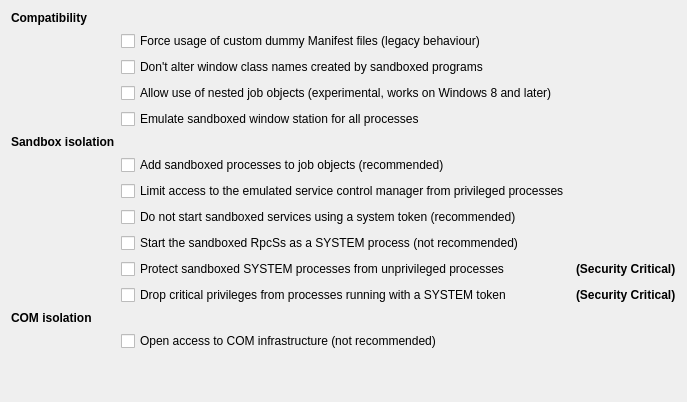
             <widget class="QWidget" name="tabMisc">
              <property name="font">
               <font>
                <weight>50</weight>
                <bold>false</bold>
                <kerning>true</kerning>
               </font>
              </property>
              <attribute name="title">
               <string>Miscellaneous</string>
              </attribute>
              <layout class="QGridLayout" name="gridLayout_26">
               <item row="0" column="1">
                <layout class="QGridLayout" name="gridLayout_2">
                 <item row="3" column="1" colspan="2">
                  <widget class="QCheckBox" name="chkNoWindowRename">
                   <property name="text">
                    <string>Don't alter window class names created by sandboxed programs</string>
                   </property>
                  </widget>
                 </item>
                 <item row="10" column="1">
                  <widget class="QCheckBox" name="chkElevateRpcss">
                   <property name="text">
                    <string>Start the sandboxed RpcSs as a SYSTEM process (not recommended)</string>
                   </property>
                  </widget>
                 </item>
                 <item row="8" column="1">
                  <widget class="QCheckBox" name="chkProtectSCM">
                   <property name="text">
                    <string>Limit access to the emulated service control manager from privileged processes</string>
                   </property>
                  </widget>
                 </item>
                 <item row="9" column="1">
                  <widget class="QCheckBox" name="chkRestrictServices">
                   <property name="text">
                    <string>Do not start sandboxed services using a system token (recommended)</string>
                   </property>
                  </widget>
                 </item>
                 <item row="1" column="0">
                  <widget class="QLabel" name="label_5">
                   <property name="font">
                    <font>
                     <weight>75</weight>
                     <bold>true</bold>
                     <kerning>true</kerning>
                    </font>
                   </property>
                   <property name="text">
                    <string>Compatibility</string>
                   </property>
                  </widget>
                 </item>
                 <item row="4" column="1" colspan="2">
                  <widget class="QCheckBox" name="chkNestedJobs">
                   <property name="text">
                    <string>Allow use of nested job objects (experimental, works on Windows 8 and later)</string>
                   </property>
                  </widget>
                 </item>
                 <item row="15" column="1">
                  <spacer name="verticalSpacer">
                   <property name="orientation">
                    <enum>Qt::Vertical</enum>
                   </property>
                   <property name="sizeHint" stdset="0">
                    <size>
                     <width>20</width>
                     <height>40</height>
                    </size>
                   </property>
                  </spacer>
                 </item>
                 <item row="14" column="1" colspan="2">
                  <widget class="QCheckBox" name="chkOpenCOM">
                   <property name="text">
                    <string>Open access to COM infrastructure (not recommended)</string>
                   </property>
                  </widget>
                 </item>
                 <item row="15" column="2">
                  <spacer name="horizontalSpacer_6">
                   <property name="orientation">
                    <enum>Qt::Horizontal</enum>
                   </property>
                   <property name="sizeHint" stdset="0">
                    <size>
                     <width>40</width>
                     <height>20</height>
                    </size>
                   </property>
                  </spacer>
                 </item>
                 <item row="2" column="1" colspan="2">
                  <widget class="QCheckBox" name="chkPreferExternalManifest">
                   <property name="text">
                    <string>Force usage of custom dummy Manifest files (legacy behaviour)</string>
                   </property>
                  </widget>
                 </item>
                 <item row="7" column="1">
                  <widget class="QCheckBox" name="chkAddToJob">
                   <property name="text">
                    <string>Add sandboxed processes to job objects (recommended)</string>
                   </property>
                  </widget>
                 </item>
                 <item row="13" column="0">
                  <widget class="QLabel" name="label_63">
                   <property name="font">
                    <font>
                     <weight>75</weight>
                     <bold>true</bold>
                     <kerning>true</kerning>
                    </font>
                   </property>
                   <property name="toolTip">
                    <string>Protect the sandbox integrity itself</string>
                   </property>
                   <property name="text">
                    <string>COM isolation</string>
                   </property>
                  </widget>
                 </item>
                 <item row="5" column="1" colspan="2">
                  <widget class="QCheckBox" name="chkUseSbieWndStation">
                   <property name="text">
                    <string>Emulate sandboxed window station for all processes</string>
                   </property>
                  </widget>
                 </item>
                 <item row="12" column="1">
                  <widget class="QCheckBox" name="chkDropPrivileges">
                   <property name="text">
                    <string>Drop critical privileges from processes running with a SYSTEM token</string>
                   </property>
                  </widget>
                 </item>
                 <item row="12" column="2">
                  <widget class="QLabel" name="label_64">
                   <property name="font">
                    <font>
                     <weight>75</weight>
                     <bold>true</bold>
                     <kerning>true</kerning>
                    </font>
                   </property>
                   <property name="text">
                    <string>(Security Critical)</string>
                   </property>
                  </widget>
                 </item>
                 <item row="11" column="1">
                  <widget class="QCheckBox" name="chkProtectSystem">
                   <property name="text">
                    <string>Protect sandboxed SYSTEM processes from unprivileged processes</string>
                   </property>
                  </widget>
                 </item>
                 <item row="11" column="2">
                  <widget class="QLabel" name="label_65">
                   <property name="font">
                    <font>
                     <weight>75</weight>
                     <bold>true</bold>
                     <kerning>true</kerning>
                    </font>
                   </property>
                   <property name="text">
                    <string>(Security Critical)</string>
                   </property>
                  </widget>
                 </item>
                 <item row="6" column="0">
                  <widget class="QLabel" name="label_22">
                   <property name="font">
                    <font>
                     <weight>75</weight>
                     <bold>true</bold>
                     <kerning>true</kerning>
                    </font>
                   </property>
                   <property name="toolTip">
                    <string>Protect the sandbox integrity itself</string>
                   </property>
                   <property name="text">
                    <string>Sandbox isolation</string>
                   </property>
                  </widget>
                 </item>
                </layout>
               </item>
              </layout>
             </widget>
